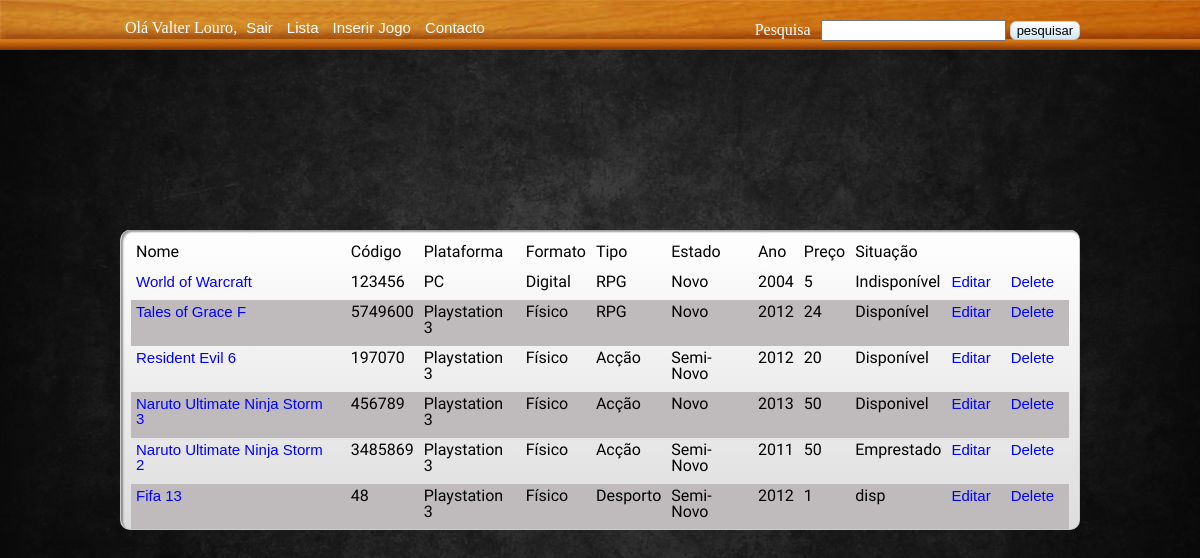
/jogos.php (signed in), run on the app's committed database.
### tables this page shows
CREATE TABLE IF NOT EXISTS `colecao` (
  `game_id` int(11) NOT NULL AUTO_INCREMENT,
  `game_name` varchar(200) NOT NULL,
  `game_code` varchar(100) NOT NULL,
  `game_console` varchar(50) DEFAULT NULL,
  `game_format` varchar(20) DEFAULT NULL,
  `game_type` varchar(75) NOT NULL,
  `game_state` varchar(60) NOT NULL,
  `game_year` int(11) NOT NULL,
  `game_price` float NOT NULL,
  `game_borrowed` varchar(80) DEFAULT NULL,
  PRIMARY KEY (`game_id`),
  UNIQUE KEY `game_code` (`game_code`)
);

### jogos.php (the view, shortened to what this page needs)
<?php
if($_SESSION['id']<1){
	header("Location: index.php");
}else{
	$name = $_SESSION['name'];
$action = $_GET['action'];
?>
<html>
	<head>
		<link rel="stylesheet" media="screen" href="css/style.css"/>
	</head>
	<body>
		<header>
		<div>
		<div id="esquerda">
		<span class="hello"> Olá <?php echo $name; ?>,</span>
		<a href="signout.php">Sair</a>
		<a href="jogos.php">Lista</a>
		<a href="jogos.php?action=add">Inserir Jogo</a>
		<a href="jogos.php?action=cot">Contacto</a>
		</div>
		<div id="direita">
		<form action ="jogos.php?action=search" method="post">
						<label>Pesquisa</label><input type="text" name="query" id="query" />
						<input type="submit" class="btns" value="pesquisar" name="sbmt_search">
		</form>
		</div>
	</div>
		</header>
		<section>
		<?php
			if($action == ''){
			$q = mysql_query("SELECT * FROM colecao ORDER BY game_name DESC") or die('Erro: ' .mysql_error());
			}
			if($action == '' || $action == 'search'){
				$n = mysql_num_rows($q);
			if($n > 0){?>
			<div id="tabela">
				<table>
					<thead>
						<tr>
							<th>Nome</th>
							<th>Código</th>
							<th>Plataforma</th>
							<th>Formato</th>
							<th>Tipo</th>
							<th>Estado</th>
							<th>Ano</th>
							<th>Preço</th>
							<th>Situação</th>
						</tr>
					</thead>
					<tbody>
						<?php
						while($r = mysql_fetch_assoc($q)){?>
						<tr>
							<?php $id = $r['game_id']; ?>
							<td><a href="game_details.php?id=<?php echo $id; ?>"><?php echo $r['game_name']; ?></td>
							<td><?php echo $r['game_code']; ?></td>
							<td><?php echo $r['game_console']; ?></td>
							<td><?php echo $r['game_format']; ?></td>
							<td><?php echo $r['game_type']; ?></td>
							<td><?php echo $r['game_state']; ?></td>
							<td><?php echo $r['game_year']; ?></td>
							<td><?php echo $r['game_price']; ?></td>
							<td><?php echo $r['game_borrowed']; ?></td>
							<td><a href="jogos.php?action=upd&id=<?php echo $id;  ?>">Editar</a></td>
							<td><a href="jogos.php?action=del&id=<?php echo $id;  ?>">Delete</a></td>
						</tr>
						<?php } ?>
					</tbody>
				</table>
			</div>
			<?php }}
			?>
	</section>
	</body>
</html>
<?php } ?>

### css/style.css (style rules this page uses)
html, body, div, span, applet, object, iframe, h1, h2, h3, h4, h5, h6, p, blockquote, pre, a, abbr, acronym, address, big, cite, code, del, dfn, em, img, ins, kbd, q, s, samp, small, strike, strong, sub, sup, tt, var, b, u, i, center, dl, dt, dd, ol, ul, li, fieldset, form, label, legend, table, caption, tbody, tfoot, thead, tr, th, td, article, aside, canvas, details, embed, figure, figcaption, footer, header, hgroup, menu, nav, output, ruby, section, summary, time, mark, audio, video { margin: 0; padding: 0; border: 0; font-size: 100%; font: inherit; vertical-align: baseline; }
article, aside, details, figcaption, figure, footer, header, hgroup, menu, nav, section { display: block; }
body { line-height: 1; }
table { border-collapse: collapse; border-spacing: 0; }
a { text-decoration: none; }
html { background: url("../imagens/fundo.jpg") no-repeat center fixed; }
body { width: 100%; }
header { background-color: #000; background-image: url("../imagens/fundo4.jpg"); width: 100%; height: 50px; }
header div { padding-top: 10px; margin: 0px auto; max-width: 960px; margin: auto; margin-bottom: 10px; box-sizing: border-box; -moz-box-sizing: border-box; height: 100%; }
header div div#esquerda { position: relative; float: left; box-sizing: border-box; -moz-box-sizing: border-box; width: 450px; }
header div div#direita { position: relative; float: right; box-sizing: border-box; -moz-box-sizing: border-box; text-align: right; width: 400px; }
header div div#direita label { color: white; padding-right: 10px; }
section { height: 300px; margin-top: 180px; }
section div { max-width: 960px; margin: auto; margin-bottom: 10px; box-sizing: border-box; -moz-box-sizing: border-box; height: 100%; }
.hello { color: #FFF; padding: 5px; }
.btns { background: #6393c1; background: -webkit-gradient(linear, left bottom, left top, color-stop(0, #cfe7fa), color-stop(1, #ffffff)); background: -ms-linear-gradient(bottom, #cfe7fa, #ffffff); background: -moz-linear-gradient(center bottom, #cfe7fa 0%, #ffffff 100%); background: -o-linear-gradient(#ffffff, #cfe7fa); filter: progid:DXImageTransform.Microsoft.gradient(startColorstr='#ffffff', endColorstr='#cfe7fa', GradientType=0); border: 1px solid #ccc; -webkit-border-radius: 6px; -moz-border-radius: 6px; border-radius: 6px; font-size: 13px; }
a { text-decoration: none; font-family: Arial, sans-serif; color: white; font-size: 15px; padding-right: 10px; }
#tabela { -webkit-box-shadow: 0 1px 2px rgba(0, 0, 0, 0.1); -moz-box-shadow: 0 1px 2px rgba(0, 0, 0, 0.1); box-shadow: 0 1px 2px rgba(0, 0, 0, 0.1); -webkit-border-radius: 10px; -moz-border-radius: 10px; border-radius: 10px; background: #ffffff; background: -webkit-gradient(linear, left bottom, left top, color-stop(0, #dddddd), color-stop(1, #ffffff)); background: -ms-linear-gradient(bottom, #dddddd, #ffffff); background: -moz-linear-gradient(center bottom, #dddddd 0%, #ffffff 100%); background: -o-linear-gradient(#ffffff, #dddddd); filter: progid:DXImageTransform.Microsoft.gradient(startColorstr='#ffffff', endColorstr='#dddddd', GradientType=0); text-align: center; background-color: #ccc; box-sizing: border-box; -moz-box-sizing: border-box; padding: 10px; font-family: 'Gilda Display', serif; border-left: solid 1px #ccc; border-right: solid 1px #ccc; border-bottom: solid 1px #ccc; -webkit-box-shadow: inset 2px 2px 2px rgba(0, 0, 0, 0.4); -moz-box-shadow: inset 2px 2px 2px rgba(0, 0, 0, 0.4); box-shadow: inset 2px 2px 2px rgba(0, 0, 0, 0.4); text-align: left; overflow: auto; }
#tabela tr:nth-child(even) { background: #BFBBBD; }
#tabela a { color: blue; }
td, th { padding: 4px 5px 10px 5px; text-align: left; }

### data on the page
colecao: game_name "World of Warcraft", game_code "123456", game_console "PC", game_format "Digital", game_type "RPG", game_state "Novo", game_year "2004", game_price "5", game_borrowed "Indisponível"
colecao: game_name "Tales of Grace F", game_code "5749600", game_console "Playstation 3", game_format "Físico", game_type "RPG", game_state "Novo", game_year "2012", game_price "24", game_borrowed "Disponível"
colecao: game_name "Resident Evil 6", game_code "197070", game_console "Playstation 3", game_format "Físico", game_type "Acção", game_state "Semi-Novo", game_year "2012", game_price "20", game_borrowed "Disponível"
colecao: game_name "Naruto Ultimate Ninja Storm 3", game_code "456789", game_console "Playstation 3", game_format "Físico", game_type "Acção", game_state "Novo", game_year "2013", game_price "50", game_borrowed "Disponivel"
colecao: game_name "Naruto Ultimate Ninja Storm 2", game_code "3485869", game_console "Playstation 3", game_format "Físico", game_type "Acção", game_state "Semi-Novo", game_year "2011", game_price "50", game_borrowed "Emprestado"
colecao: game_name "Fifa 13", game_code "48", game_console "Playstation 3", game_format "Físico", game_type "Desporto", game_state "Semi-Novo", game_year "2012", game_price "1", game_borrowed "disp"

### other printed values
$name "Valter Louro"
